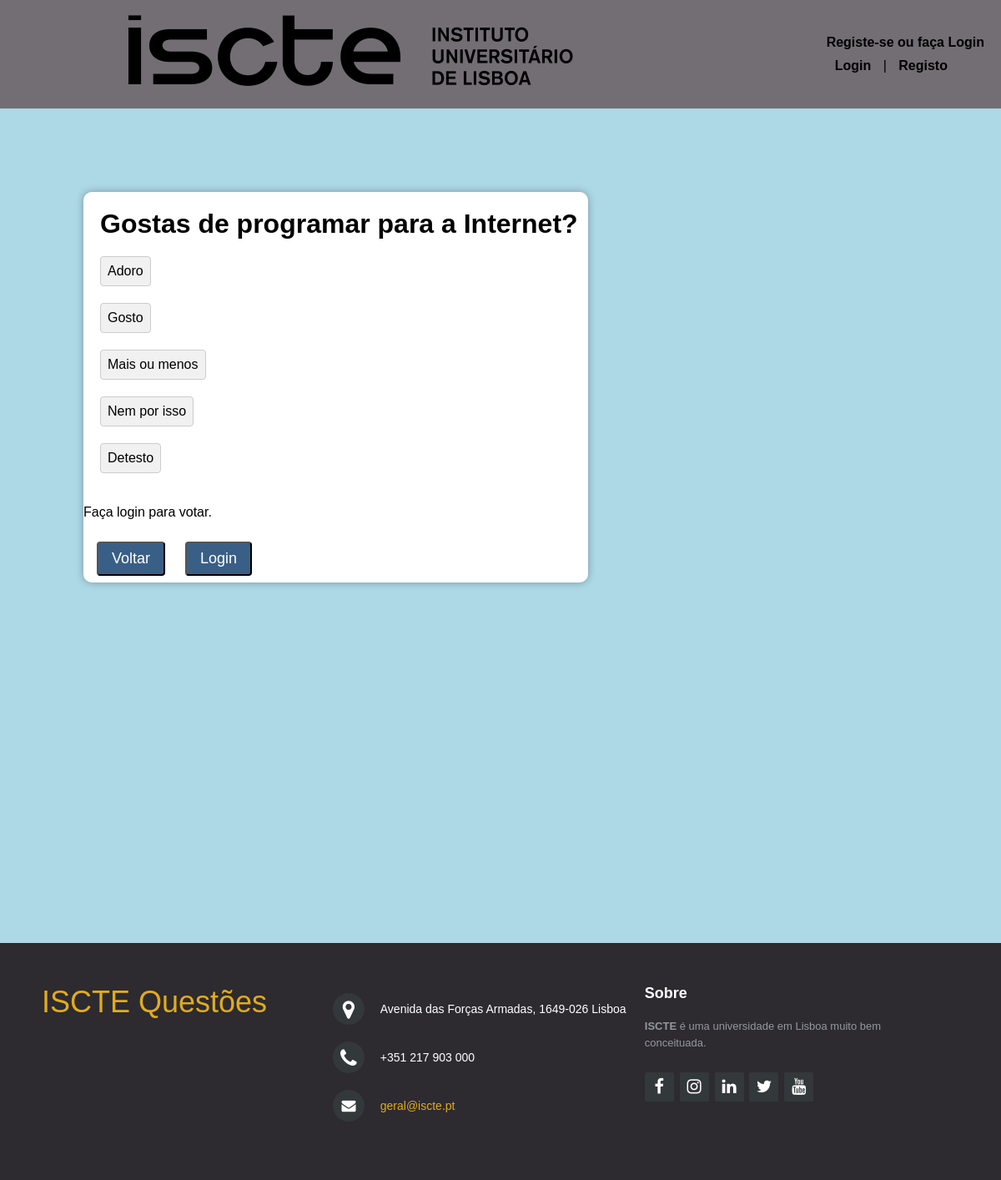
Page /votacao/2 on the committed database.
### votacao/models.py (models this page shows, shortened)
class Questao(models.Model):
    questao_texto=models.CharField(max_length=200)
    pub_data=models.DateTimeField('data de publicacao')

class Opcao(models.Model):
    questao = models.ForeignKey(Questao, on_delete=models.CASCADE)
    opcao_texto = models.CharField(max_length=200)
    votos = models.IntegerField(default=0)
    alunos = models.ManyToManyField(Aluno, through='Voto')

### votacao/views.py (the view)
# urls.py: path("<int:questao_id>", views.detalhe, name='detalhe'),
def detalhe(request, questao_id):
    questao = get_object_or_404(Questao, pk=questao_id)
    return render(request, 'votacao/detalhe.html',{'questao': questao})

### votacao/templates/votacao/detalhe.html (shortened to what this page needs)
{% extends 'votacao/index.html' %}
{% block content %}
    <div class="container-questions">
        <h1 class="title">{{ questao.questao_texto }} </h1>
        {% block controls_&_options %}
        <form action="{% url 'votacao:voto' questao.id %}"
              method="post">
           {% for opcao in questao.opcao_set.all %}
<div class="option-row">
    <div class="option-container">
        <label for="opcao{{ forloop.counter }}">
            {{ opcao.opcao_texto }}
        </label>
    </div>
</div>
{% endfor %}
            <br>
            {% if user.is_authenticated %}
            <input type="submit" value="Votar"/>
            {% else %}
            <p>Faça login para votar. </p>
            {% endif %}
        </form>
        <br>
         <div class="button-container" style="text-align: center;">
            <br>
            <br>
            <a href="{% url 'votacao:index' %}">
                <button class="action-btn"> Voltar</button>
            </a>
            {% if not user.is_authenticated %}
        <a href="{% url 'votacao:login' %}">
            <button class="action-btn"> Login</button>
        </a>
        {% endif %}
      </div>
        {% endblock %}
    </div>
{% endblock %}

### votacao/static/votacao/style.css (style rules this page uses)
* { padding: 0; margin: 0; box-sizing: border-box; font-family: 'Josefin Sans', sans-serif;< }
.container-questions { max-width:55%; background-color: #ffffff; border-radius: 10px; box-shadow: 0 0 10px rgba(0, 0, 0, 0.3); }
.title { padding-top: 20px; padding-left: 20px; }
.option-container { display: flex; align-items: center; }
.option-row { display: flex; align-items: center; justify-content: space-between; margin: 20px; }
.option-container label { background-color: #f1f1f1; padding: 8px; border: 1px solid #ccc; cursor: pointer; border-radius: 4px; }
.action-btn { font-family: 'Arial', sans-serif; font-size: 18px; color: #ffffff; text-decoration: none; padding: 8px 16px; border-radius: 4px; background-color: #3a5f87; margin: 8px; display: inline-block; transition: all 0.3s ease; }
.button-container { display: flex; justify-content: left; flex-wrap: wrap; gap: 8px; }

### rows in the picture
Questao: questao_texto "Gostas de programar para a Internet?"
Opcao: opcao_texto "Adoro"
Opcao: opcao_texto "Gosto"
Opcao: opcao_texto "Mais ou menos"
Opcao: opcao_texto "Nem por isso"
Opcao: opcao_texto "Detesto"
